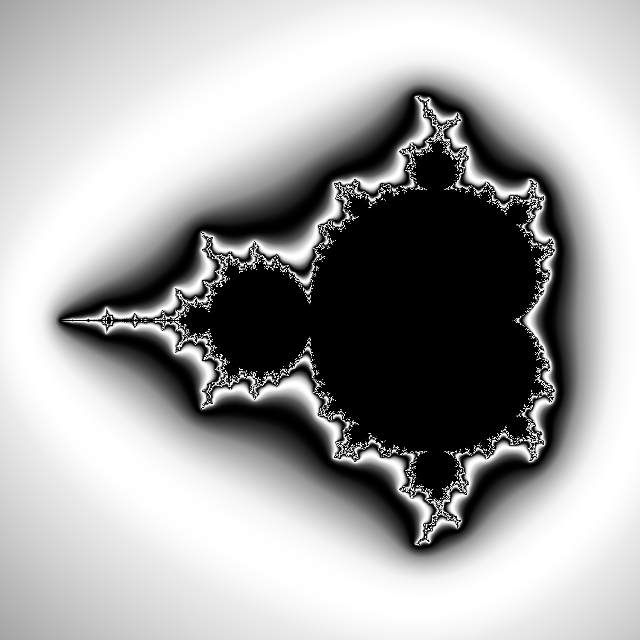

Here is the Python script that generated this plot:
#!/bin/python

import math, PIL.Image

w, h = 640, 640
x, y = -0.7, 0
zoom = 200
radius        = 2**3
maxIterations = 41

areal = [(a,(a - w/2.)/zoom + x) for a in range(w)]
bimag = [(b,(b - h/2.)/zoom + y) for b in range(h)]

image = PIL.Image.new('L',(w,h),0)
pixel = image.load()

for (a,real) in areal:
  for (b,imag) in bimag:
    v = cv = real + imag*1j
    i = 0
    while i<maxIterations and abs(v)<radius:
      v = v*v + cv
      i += 1
    if i<maxIterations:
      pixel[a,b] = 128+128*math.sin(i - math.log(abs(v),radius))

# image.show()
image.save("mandelbrot.png")